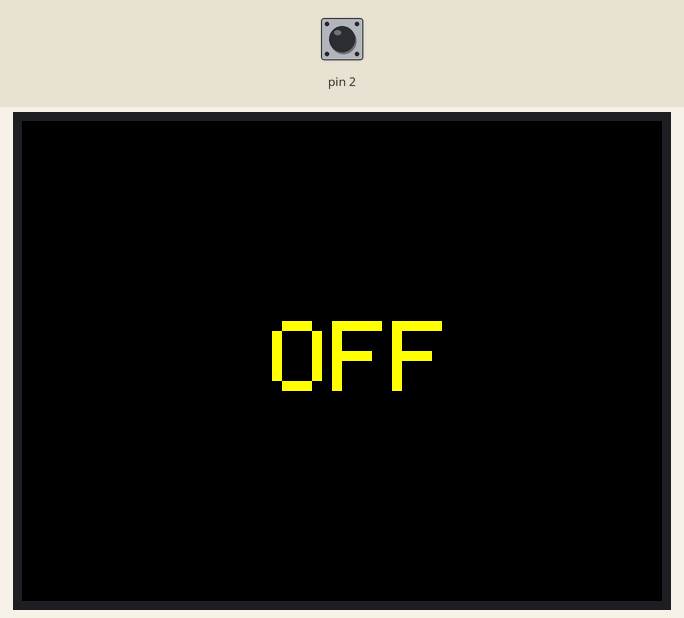
Bench run of a sketch on a simulated Arduino Uno, built with avr-gcc and run on an emulated ATmega328P. Parts: 320×240 colour display. The inputs (shaded band) are chosen by the test bench; at power-on: pin 2 HIGH. What the sketch prints to the serial monitor is not drawn.

Above: at 1.5 s.
1.6 s: pin 2 pulled LOW for 0.15 s
At 1.68 s:
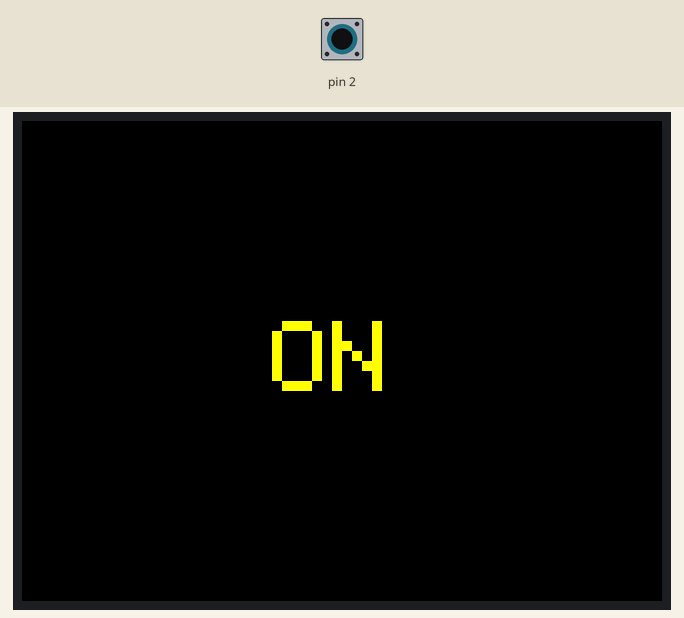
Timing chart, 0 to 2.5 s (numbered marks = the images above; inputs shaded):
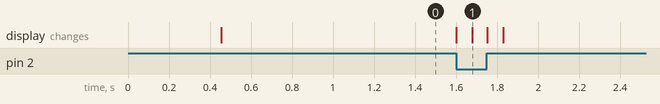

Measured:
- after the input at 1.6 s, the display: first changes at once (image 1 shows a later state)

The sketch:

ONOFF.ino
```cpp
#include "SPI.h"
#include "Adafruit_GFX.h"
#include "Adafruit_ILI9341.h"

// For the Adafruit shield, these are the default.
#define TFT_DC 9
#define TFT_CS 10

// Use hardware SPI (on Uno, #13, #12, #11) and the above for CS/DC
Adafruit_ILI9341 tft = Adafruit_ILI9341(TFT_CS, TFT_DC);
// If using the breakout, change pins as desired
//Adafruit_ILI9341 tft = Adafruit_ILI9341(TFT_CS, TFT_DC, TFT_MOSI, TFT_CLK, TFT_RST, TFT_MISO);


// clearfy the lastState and change for the state out of loop to avoid the flash of "ON" and "OFF"
int lastState = LOW;
int change = 0;

void setup() {
  //start serial connection
  Serial.begin(38400);

  //pinMode(13, OUTPUT);
  tft.begin();
  tft.setRotation(1);  pinMode(2, INPUT_PULLUP);

  // fill the screen during the settig up state
  tft.fillScreen(ILI9341_BLACK);
  tft.begin();
 // int change = 0;
 // int lastState = LOW;


}


// void loop
// drawing the ON and OFF once the button is pressure for a long period of time, in
// this situation, the lastState is equal to sensor value, the image on the LCD stop
// there

void loop(void) {
    int sensorVal = digitalRead(2);
    Serial.println(sensorVal);
    if(sensorVal != lastState){
      change = 1;
    }else{
      change = 0;
    }
    tft.setRotation(1);
    if (sensorVal == HIGH && change == 1){
      digitalWrite(13, LOW);
      tft.fillScreen(ILI9341_BLACK);
      tft.setTextColor(ILI9341_YELLOW);
      tft.setTextSize(5);
      tft.setCursor(125, 100);
      tft.print("OFF");
    } else if(sensorVal == LOW && change == 1){
      digitalWrite(13, HIGH);
      tft.fillScreen(ILI9341_BLACK);
      tft.setTextColor(ILI9341_YELLOW);
      tft.setTextSize(5);
      tft.setCursor(125, 100);
      tft.print("ON");
    }
    lastState = sensorVal;
}
```
